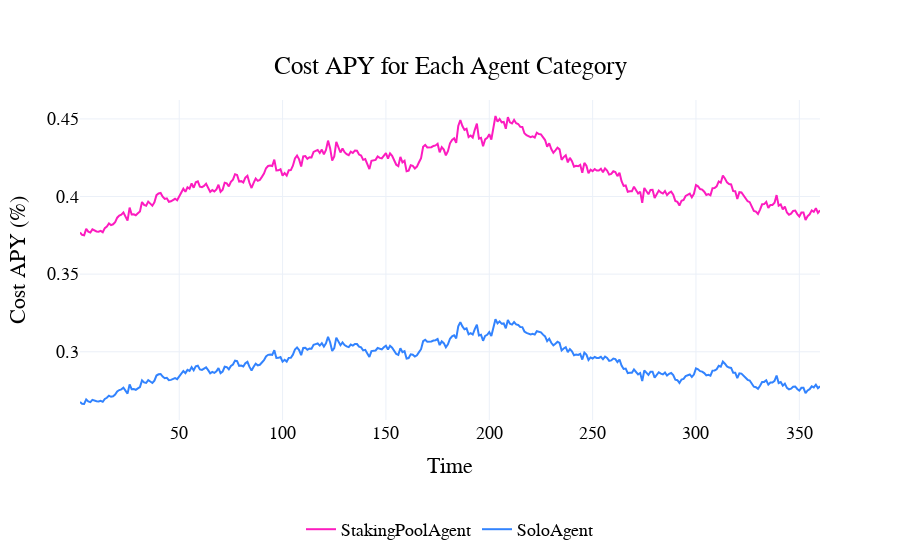

Write notebook code for a chart like this one.
### Code cell
visualizations.plot_cost_APY_for_agents(df, ['StakingPoolAgent', 'SoloAgent'])

### Figure 1 — Plotly figure (JSON) as saved in the notebook; plotly's stock layout.template omitted (floating-point values rounded to 4 significant figures; data arrays with more than 128 entries replaced by an {"elided": "..."} marker saying what was removed)
{"data": [{"line": {"color": "#FC1CBF"}, "name": "StakingPoolAgent", "type": "scatter", "x": {"elided": "359 int values"}, "y": {"elided": "359 float values"}}, {"line": {"color": "#3283FE"}, "name": "SoloAgent", "type": "scatter", "x": {"elided": "359 int values"}, "y": {"elided": "359 float values"}}], "layout": {"font": {"color": "black", "family": "Arial", "size": 18}, "hovermode": "x unified", "legend": {"font": {"color": "black", "size": 18}, "orientation": "h", "x": 0.5, "xanchor": "center", "y": -0.4, "yanchor": "bottom"}, "paper_bgcolor": "rgba(255, 255, 255, 1)", "plot_bgcolor": "rgba(255, 255, 255, 1)", "title": {"text": "Cost APY for Each Agent Category", "x": 0.5, "xanchor": "center", "y": 0.9, "yanchor": "top"}, "xaxis": {"title": {"text": "Time"}}, "yaxis": {"title": {"text": "Cost APY (%)"}}}}
